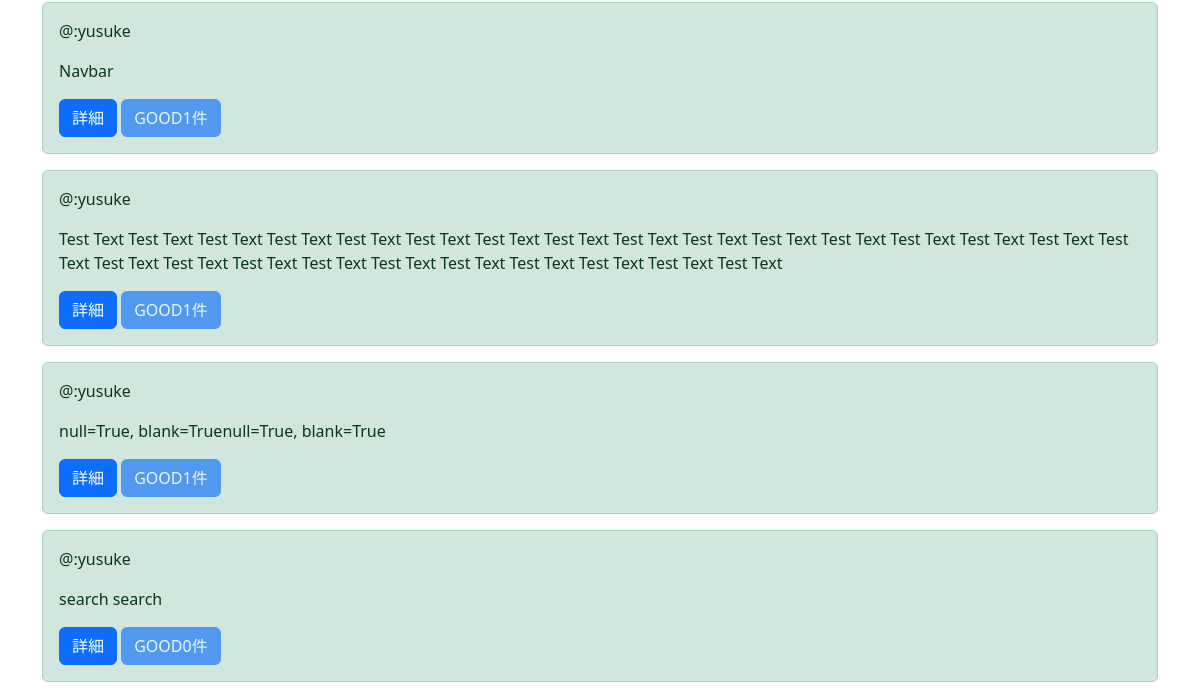
The page /list/ (signed in, lower part) on the database as committed earlier.
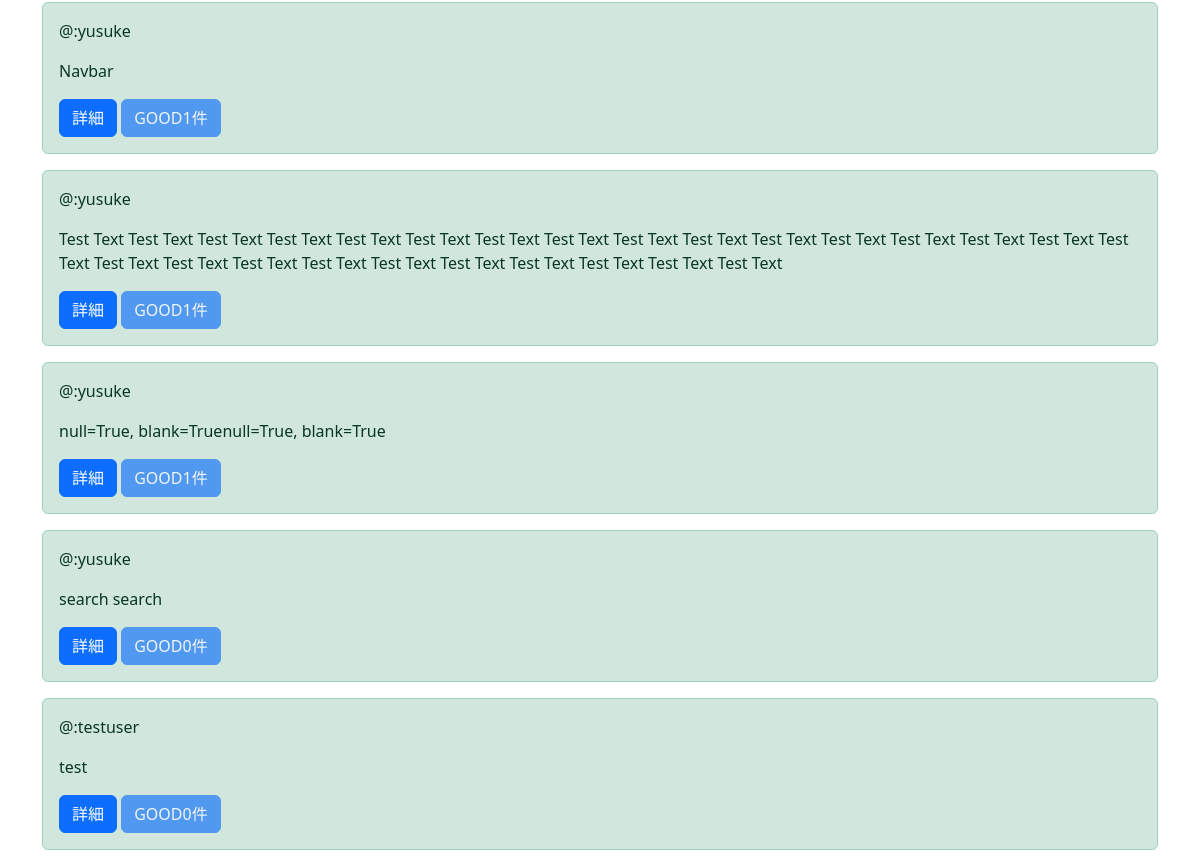
The same page on the database as committed later.
### boardapp/models.py (models this page shows)
class BoardModel(models.Model):
    title = models.CharField(max_length=100)
    content = models.TextField(max_length=100)
    author = models.CharField(max_length=50)
    sns_image = models.ImageField(upload_to='', null=True, blank=True)#どこに保存するのか指定する引数必要
    good = models.IntegerField(default=0)
    good_users = models.ManyToManyField(User, related_name='good_posts', blank=True)# これで「Good」を押したユーザーを記録します
    read = models.IntegerField(null=True, blank=True, default=1)#既読の数を数える
    readtext = models.TextField(null=True, blank=True, default='a')#既読を押した人の情報を記録

### boardapp/views.py (the view)
# urls.py: path('list/', listfunc, name='list'),
@login_required
def listfunc(request):
    object_list = BoardModel.objects.all()#BoardModelのオブジェクトすべてをobject_list(変数)に入れることができる
    return render(request, 'list.html', {'object_list':object_list})

### templates/list.html (shortened to what this page needs)
{% extends 'base.html' %}
{% block content %}
{% if user.is_authenticated %}<!trueかFalseで返ってくる。Trueは下記実行>
<div class='container'>
    {% for item in object_list %}<!views経由のmodel>
    <div class="alert alert-success" role="alert">
        <p>@:{{ item.author }}</p>
        <p>{{ item.content }}</p>
        <a class="btn btn-primary" href="{% url 'detail' item.pk %}" role="button">詳細</a><!modelsやつを引っ張ってくる>
        <a class="btn btn-primary disabled"  role="button" aria-disabled="true">GOOD{{item.good}}件</a>
    </div>
    {%endfor%}
</div>
{% else %}<!Falseの場合>
<p>Please login: <a href="{% url 'login' %}">HERE</a></p>
{% endif %}
{% endblock content %}

### templates/base.html (shortened to what this page needs)
<!doctype html>
<html lang="en">
  <head>
    <link href="https://cdn.jsdelivr.net/npm/bootstrap@5.3.0/dist/css/bootstrap.min.css" rel="stylesheet">
  </head>
  <body>
    {% block content %}
    {% endblock content %}
  </body>
</html>

Rows that differ between the two databases and show on the page:
added BoardModel: author "testuser", content "test", good "0"
